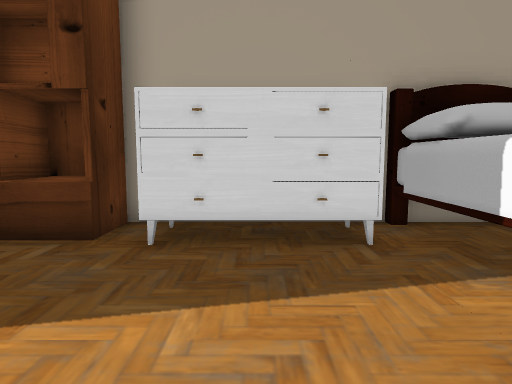
view 1 (above)

17 first-person views from a walk through a scene from a Unity 3-D project. The camera is 0.72 m above the floor, tilts 6° down and sees 75° across. Doors are open. The floor is counted in squares, 0.5 m on a side. Each view is taken from the middle of a square. On the plan, view 1 faces up. The plan holds only what a view shows up to about 15 squares ahead; the rest is blank. The place goes on beyond the plan. Some animated figures are not drawn.

view 2
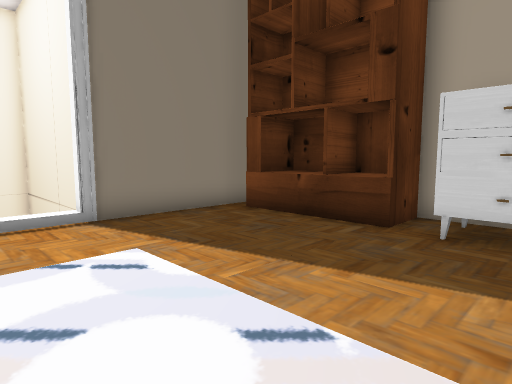

view 3
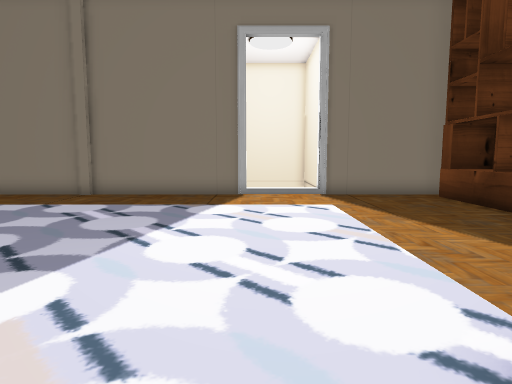

view 4
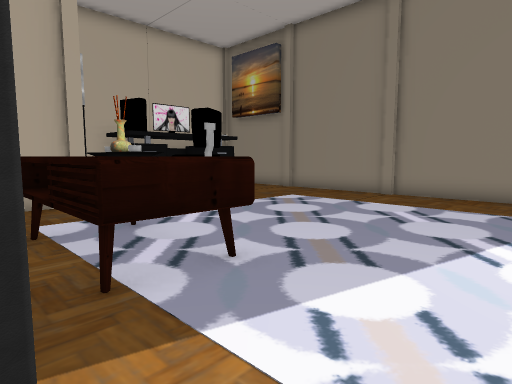

view 5
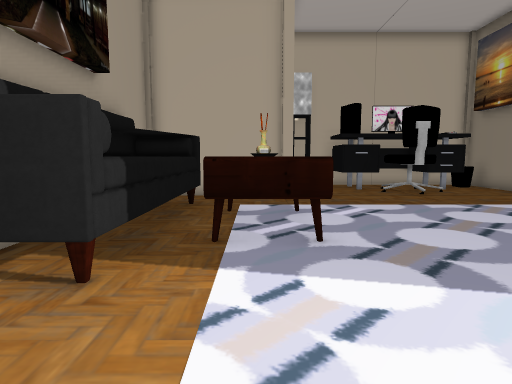

view 6
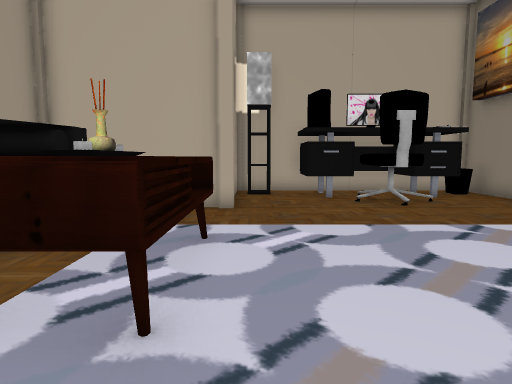

view 7
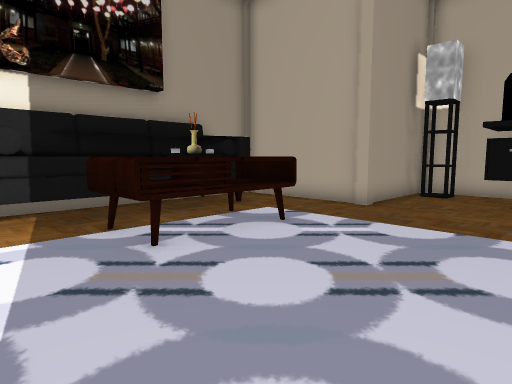

view 8
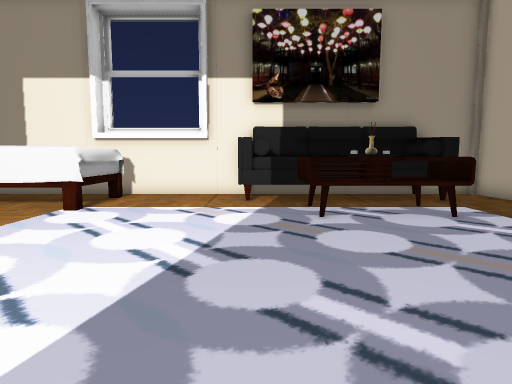

view 9
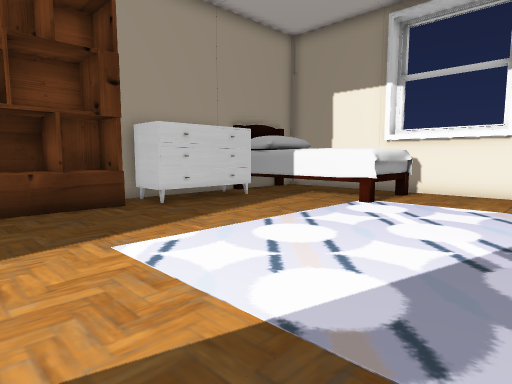

view 10
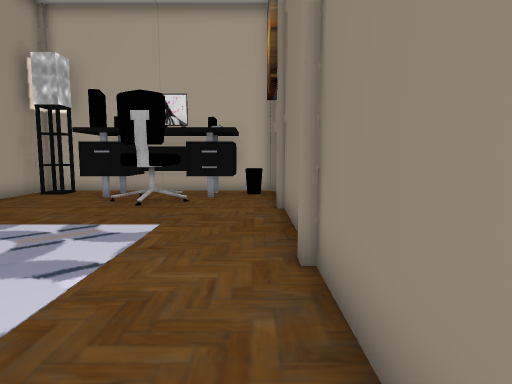

view 11
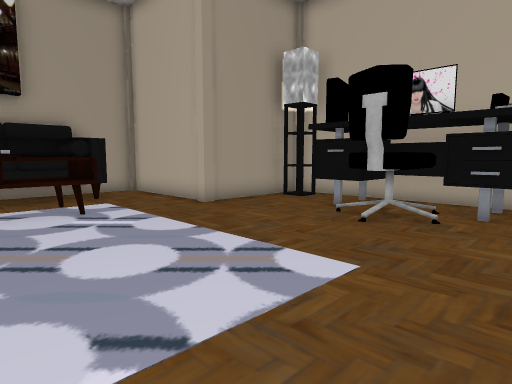

view 12
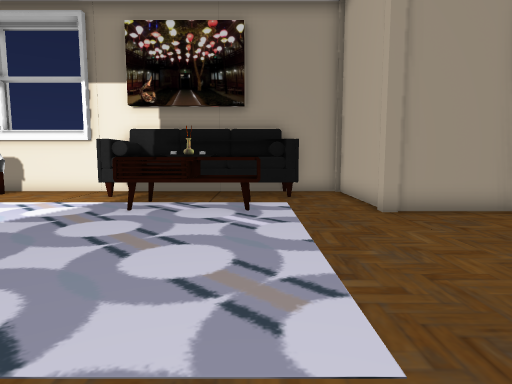

view 13
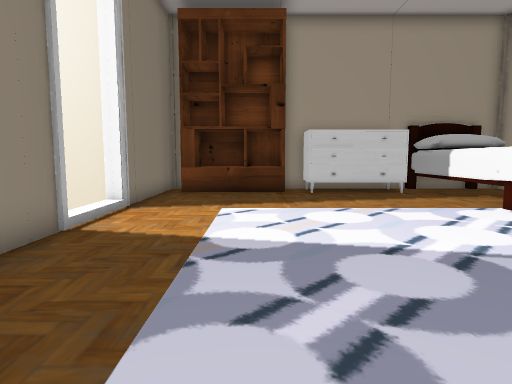

view 14
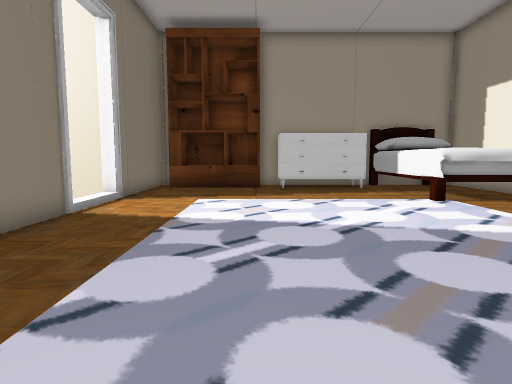

view 15
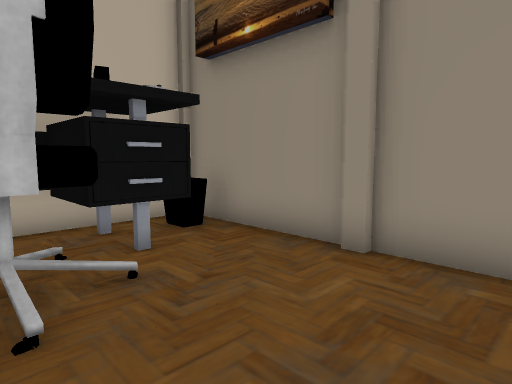

view 16
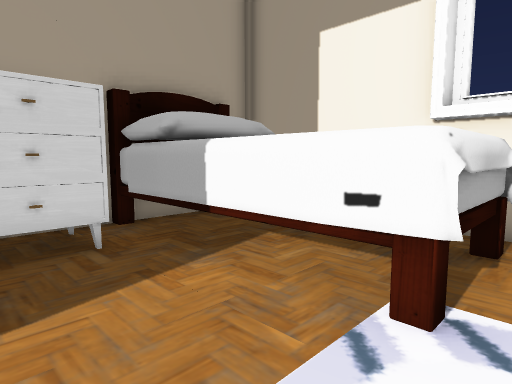

view 17
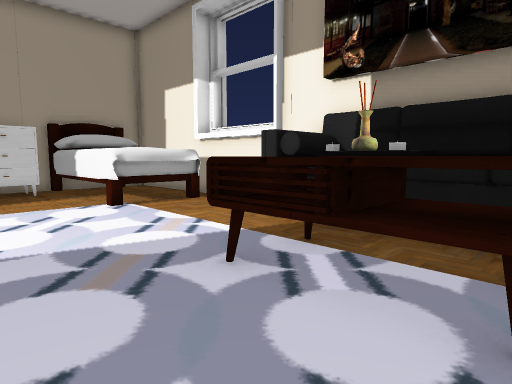

### Floor plan
Key: @ floor where view 1 was taken; # wall or solid block; . floor; D open door; = window, fence, low wall or low ledge; O other object.
Columns run from 9 left of view 1 to 7 right of it. Each row starts with its distance up from view 1.
  7  OOOOOO#OOOOOOOOO
  6  #OOOOOO    OOO #
  5  #.....OOOOOOOOO#
  4  #..........O   #
  3  #..........OO  #
  2 ##..........OO  #
  1  D..........OOOO#
  0  D...    @  ....#
 -1  D...    .   ...#
 -2  #...       ....#
 -3  #... .   . ....#
 -4  #...       ..OOO
 -5  #...      OO.OOO
 -6  #...      O OOOO
 -7  #...      O OOOO
 -8  O....     OOOOOO
 -9  #...   .  O OOOO
-10  #............OOO
-11  #..............#
-12  #.........O....#
-13  O...OO....######
-14  #...OO....#
-15  #.OOOOOO..#
-16  #O O..O .=#
-17  ##OO##OO###

Positions as (right, up) in squares from view 1, and headings:
1: (0, 0), facing up
2: (0, -1), facing up-left
3: (5, -1), facing left
4: (5, -2), facing down-left
5: (3, 0), facing down
6: (1, -3), facing down
7: (-3, -3), facing down-right
8: (-6, -4), facing right
9: (-7, -4), facing up-right
10: (-7, -3), facing down
11: (-7, -6), facing down-right
12: (-7, -9), facing right
13: (-4, -8), facing up
14: (-3, -10), facing up
15: (-3, -10), facing down-left
16: (0, 0), facing up-right
17: (-1, -9), facing up-right
